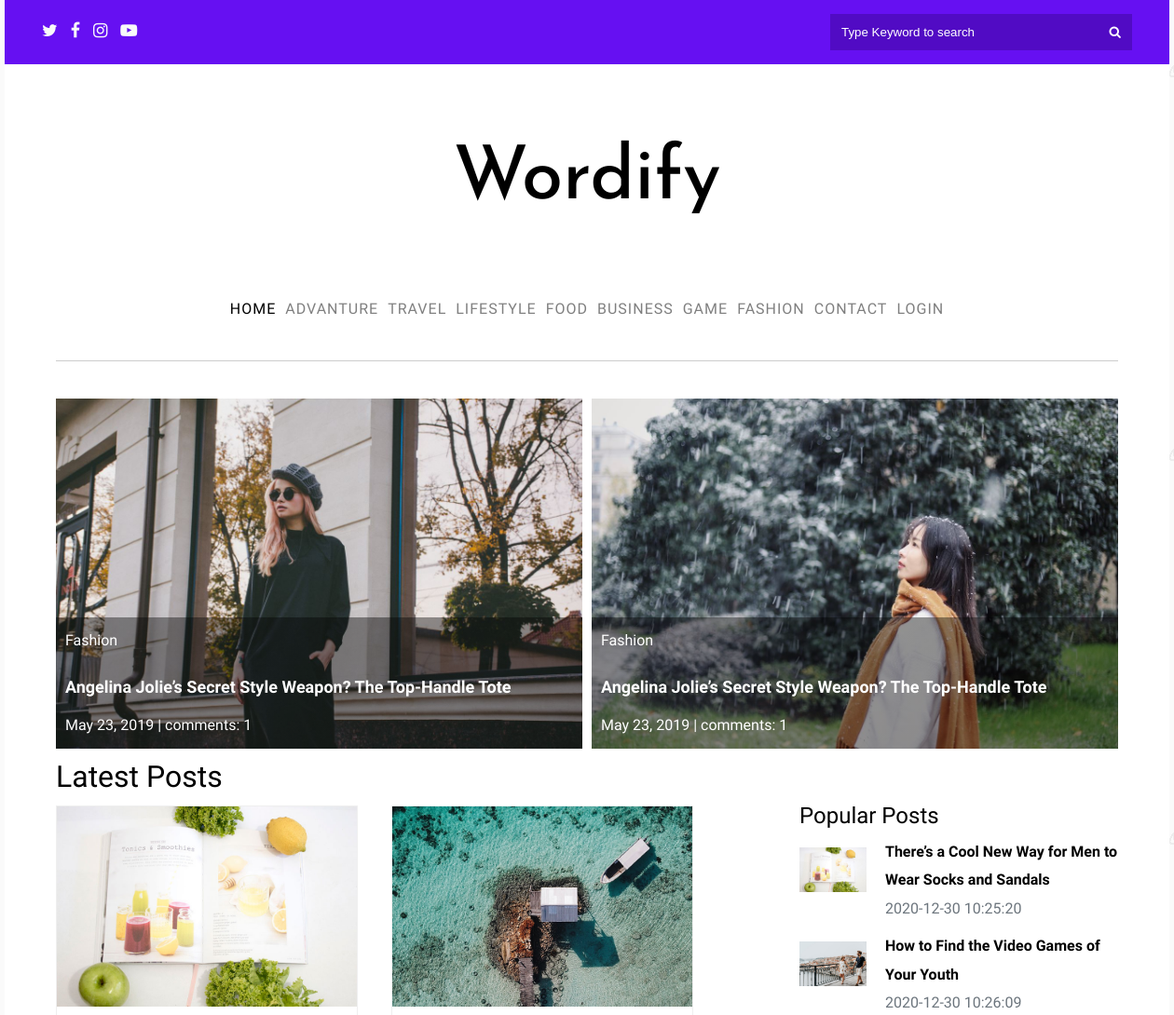
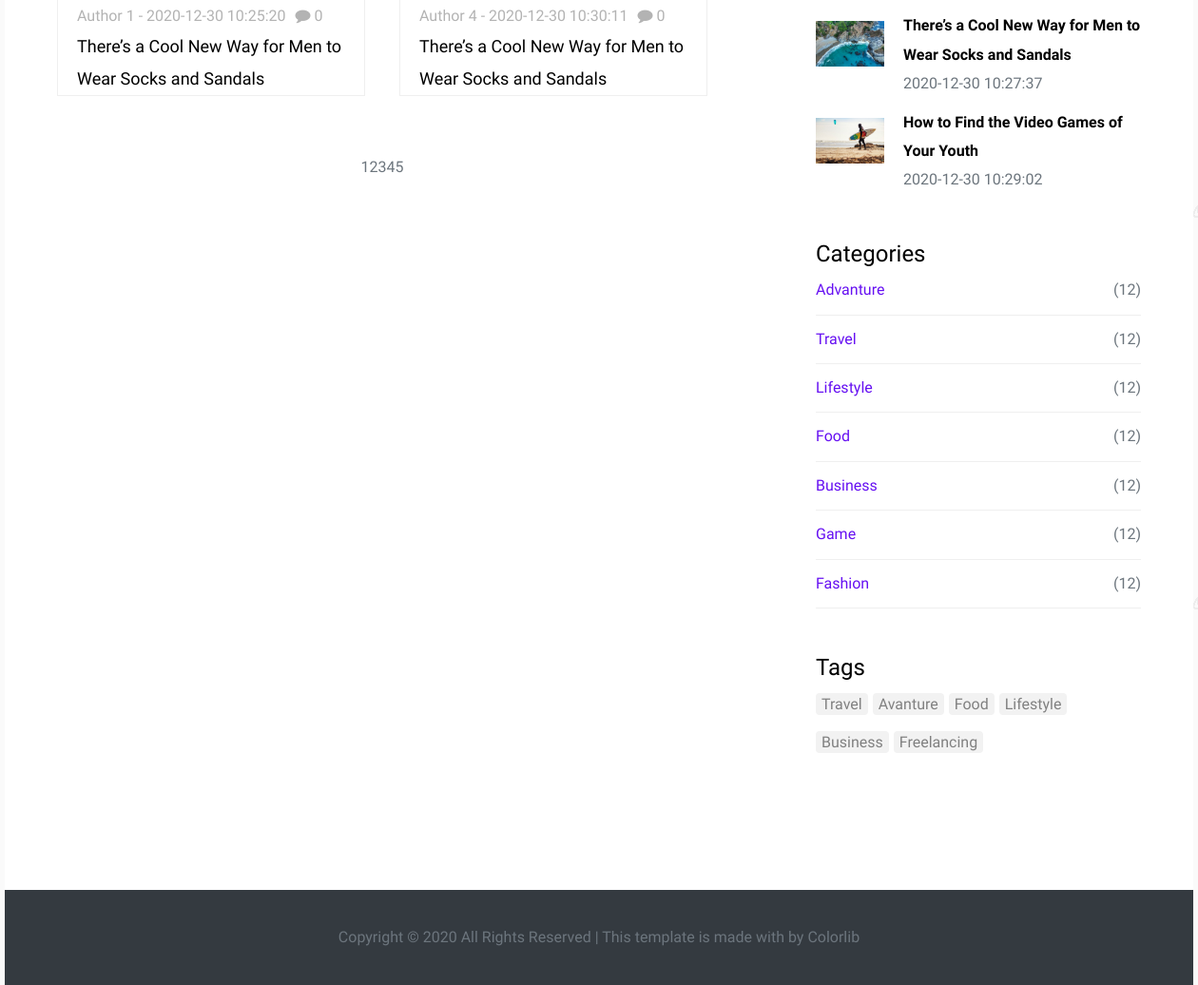
The app's page /category.php?category=1 with its own data (2 pictures, top to bottom).
### tables this page shows
CREATE TABLE `category` (
  `cat_id` int(11) NOT NULL,
  `cat_title` varchar(255) NOT NULL
);

CREATE TABLE `posts` (
  `post_id` int(11) NOT NULL,
  `post_category_id` int(11) NOT NULL,
  `post_title` varchar(255) NOT NULL,
  `post_author` varchar(255) NOT NULL,
  `post_date` datetime NOT NULL,
  `post_image` varchar(255) NOT NULL,
  `post_content` longtext NOT NULL,
  `post_tags` varchar(255) NOT NULL,
  `post_status` varchar(255) NOT NULL,
  `post_views_count` int(11) NOT NULL,
  `post_comment_count` int(11) NOT NULL
);

### category.php (the view, shortened to what this page needs)
<?php include "./includes/header.php" ?>
<?php include "./includes/navigation.php" ?>
<div class="container">
    <div class="top-blog">
        <div class="top-blog__box">
            <div class="group-image">
                <img src="./images/valerie-elash-1252873-unsplash.jpg" alt="">
                <div class="footer">
                    <p class="footer__cat">Fashion</p>
                    <h1 class="footer__title">
                        <a href="#">Angelina Jolie’s Secret Style Weapon? The Top-Handle Tote</a>
                    </h1>
                    <p class="footer__date">May 23, 2019 | comments: 1</p>
                </div>
            </div>
        </div>
        <div class="top-blog__box">
            <div class="group-image">
                <img src="./images/raychan-1213972-unsplash.jpg" alt="">
                <div class="footer">
                    <p class="footer__cat">Fashion</p>
                    <h1 class="footer__title">
                        <a href="#">Angelina Jolie’s Secret Style Weapon? The Top-Handle Tote</a>
                    </h1>
                    <p class="footer__date">May 23, 2019 | comments: 1</p>
                </div>
            </div>
        </div>
    </div>
</div>
<div class="main-box">
    <div class="container">
        <div class="home-page">
            <h1>Latest Posts</h1>
            <div class="row">
                <?php
                if (isset($_GET['category'])) {
                    $post_category_id = $_GET['category'];
                }
                $query = "SELECT * FROM posts where post_category_id = $post_category_id";
                $select_all_post = mysqli_query($connection, $query);
                while ($row = mysqli_fetch_assoc($select_all_post)) {
                    $post_id = $row['post_id'];
                    $post_author = $row['post_author'];
                    $post_title = $row['post_title'];
                    $post_image = $row['post_image'];
                    $post_comment_count = $row['post_comment_count'];
                    $post_date = $row['post_date'];
                ?>
                    <div class="col-2">
                        <a href="post.php?p_id=<?php echo $post_id ?>">
                            <div class="img-group">
                                <img src="./images/<?php echo $post_image ?>" alt="">
                            </div>
                            <p class="persionnal"><?php echo $post_author ?> - <?php echo $post_date ?><i class="fa fa-comment" aria-hidden="true"></i> <?php echo $post_comment_count ?></p>
                            <h2 class="title"><?php echo $post_title; ?></h2>
                        </a>
                    </div>
                <?php } ?>
            </div>
            <ul class="pager">
                <li>1</li>
                <li>2</li>
                <li>3</li>
                <li>4</li>
                <li>5</li>
            </ul>
        </div>
    </div>
    <?php include "./includes/sidebar.php" ?>
</div>
<?php include "./includes/footer.php" ?>

### includes/navigation.php
<nav class="nav">
    <div class="container">
        <div class="top-menu">
            <h1><a href="index.php">Wordify</a></h1>
            <ul class="main-nav">
                <li><a href="index.php" class="active">home</a></li>
                <?php
                $query = "SELECT * FROM category";
                $select_category_query = mysqli_query($connection, $query);
                while ($row = mysqli_fetch_assoc($select_category_query)) {
                    $cat_id = $row['cat_id'];
                    $cat_title = $row['cat_title'];
                    echo "<li><a href='category.php?category=$cat_id'>$cat_title</a></li>";
                }
                ?>
                <li><a href="#">contact</a></li>
                <li><a href="login.php">Login</a></li>
            </ul>
        </div>
        <div class="border"></div>
    </div>
</nav>

### includes/sidebar.php (shortened to what this page needs)
<div class="container">
    <div class="group-sidebar">
        <div class="sidebar">
            <h2>Popular Posts</h2>
            <?php
            $query = "SELECT * FROM posts where post_views_count <= 5 LIMIT 4";
            $select_top_post = mysqli_query($connection, $query);
            while ($row = mysqli_fetch_assoc($select_top_post)) {
                $post_id = $row['post_id'];
                $post_title = $row['post_title'];
                $post_date = $row['post_date'];
                $post_image = $row['post_image'];
            ?>
                <div class="col-1">
                    <div class="col-1__image">
                        <img src="./images/<?php echo $post_image; ?>" alt="">
                    </div>
                    <div class="col-1__title">
                        <a href="post.php?p_id=<?php echo $post_id; ?>" style="text-decoration: none; color: black">
                            <h3><?php echo $post_title; ?></h3>
                        </a>
                        <p class="date"><?php echo $post_date; ?></p>
                    </div>
                </div>
            <?php
            }
            ?>
        </div>
        <div class="group-categories">
            <h2>Categories</h2>
            <?php
            $query = "SELECT * FROM category";
            $select_all_category = mysqli_query($connection, $query);
            while ($row = mysqli_fetch_assoc($select_all_category)) {
                $cat_id = $row['cat_id'];
                $cat_title = $row['cat_title'];
                echo "<div class='category'>
                        <a href='category.php?category=$cat_id'>$cat_title</a>
                        <span>(12)</span>
                    </div>";
            }
            ?>
        </div>
        <div class="group-tags">
            <h2>Tags</h2>
            <ul>
                <li><a href="#">Travel</a></li>
                <li><a href="#">Avanture</a></li>
                <li><a href="#">Food</a></li>
                <li><a href="#">Lifestyle</a></li>
                <li><a href="#">Business</a></li>
                <li><a href="#">Freelancing</a></li>
            </ul>
        </div>
    </div>
</div>

### css/style.css (style rules this page uses)
.nav { background-color: white; }
.top-menu h1 { font-family: "Josefin Sans", sans-serif; padding: 48px 0px 48px 0px; }
.top-menu h1 a { font-weight: 500; font-size: 80px; display: block; text-align: center; text-decoration: none; color: black; }
.top-menu .main-nav { display: flex; justify-content: center; }
.top-menu .main-nav li { list-style-type: none; margin-right: 5px; margin-left: 5px; }
.top-menu .main-nav li a { text-decoration: none; font-size: 16px; text-transform: uppercase; color: rgba(0, 0, 0, 0.5); letter-spacing: 1px; transition: 0.3s; }
.top-menu .main-nav li .active { color: black; }
.border { margin-top: 40px; width: 100%; height: 1px; background-color: rgba(0, 0, 0, 0.2); }
.top-blog { position: relative; display: flex; margin-top: 40px; }
.top-blog__box { overflow: hidden; width: 50%; height: 376px; margin-right: 10px; }
.top-blog__box:last-child { margin-right: 0; }
.top-blog__box .group-image { position: relative; width: 100%; height: 100%; }
.top-blog__box .group-image img { width: 100%; height: 100%; }
.top-blog .footer { overflow: hidden; position: absolute; left: 0; right: 0; bottom: 0; color: white; padding: 10px; background-image: linear-gradient(rgba(0, 0, 0, 0.4), rgba(0, 0, 0, 0.4)); width: 100%; }
.top-blog .footer__cat { font-size: 16px; }
.top-blog .footer__title a { text-decoration: none; color: white; font-size: 18px; }
.home-page { width: 60%; float: left; }
.home-page h1 { color: black; font-weight: 400; }
.home-page .row { display: flex; justify-content: space-between; flex-wrap: wrap; }
.home-page .row .col-2 { width: calc(100% / 2 - 20px); margin-bottom: 20px; border: 1px solid #efefef; }
.home-page .row .col-2 a { text-decoration: none; }
.home-page .row .col-2 .img-group { width: 100%; }
.home-page .row .col-2 .img-group img { width: 100%; }
.home-page .row .col-2 .persionnal { padding-left: 20px; color: #b3b3b3; }
.home-page .row .col-2 .persionnal i { margin-left: 10px; }
.home-page .row .col-2 .title { padding-left: 20px; font-size: 18px; color: black; font-weight: 500; }
.home-page .pager { margin-top: 40px; display: flex; justify-content: center; }
.home-page .pager li { cursor: pointer; list-style: none; }
.group-sidebar { overflow: hidden; width: 30%; float: right; margin-bottom: 50px; }
.sidebar { margin-top: 50px; margin-bottom: 40px; }
.sidebar h2 { font-weight: 400; color: black; }
.sidebar .col-1 { display: flex; margin-bottom: 10px; }
.sidebar .col-1__image { width: 90px; height: 60px; margin-right: 20px; margin-top: 10px; }
.sidebar .col-1__image img { width: 100%; height: auto; }
.sidebar .col-1__title { vertical-align: top; }
.sidebar .col-1__title h3 { vertical-align: top; font-size: 16px; width: 250px; }
.group-categories { margin-bottom: 40px; }
.group-categories h2 { color: black; font-weight: 400; }
.group-categories .category { display: flex; justify-content: space-between; padding-bottom: 10px; margin-bottom: 10px; border-bottom: 1px solid #efefef; }
.group-categories .category a { text-decoration: none; text-transform: capitalize; color: var(--mainBlue); }
.group-tags { margin-bottom: 40px; }
.group-tags h2 { color: black; font-weight: 400; }
.group-tags ul { display: flex; flex-wrap: wrap; }
.group-tags ul li { list-style: none; margin-right: 5px; margin-bottom: 10px; }
.group-tags ul li a { border-radius: 4px; padding: 2px 6px; text-decoration: none; color: gray; background: #f2f2f2; }
.main-box { clear: both; overflow: hidden; }
:root { --mainBlue: #6610f2; --mainBlueDark: #510bc4; --light: #f8f9fa; }
* { margin: 0; padding: 0; }
body { font-family: "Inconsolata", monospace; background: #ccc url(../images/photography.png) repeat; font-weight: 300; line-height: 1.9; color: #6c757d; }
.main-box { overflow: hidden; width: 1250px; margin: 0 auto; background-color: white; }
.container { width: 1140px; margin: 0 auto; }

### records on screen
category: cat_title "ADVANTURE", cat_title "Advanture"
category: cat_title "TRAVEL", cat_title "Travel"
category: cat_title "LIFESTYLE", cat_title "Lifestyle"
category: cat_title "FOOD", cat_title "Food"
category: cat_title "BUSINESS", cat_title "Business"
category: cat_title "GAME", cat_title "Game"
category: cat_title "FASHION", cat_title "Fashion"
posts: post_image (picture), post_author "Author 1", post_date "2020-12-30 10:25:20", post_comment_count "0", post_title "There’s a Cool New Way for Men to Wear Socks and Sandals"
posts: post_image (picture), post_author "Author 4", post_date "2020-12-30 10:30:11", post_comment_count "0", post_title "There’s a Cool New Way for Men to Wear Socks and Sandals"
posts: post_image (picture), post_title "How to Find the Video Games of Your Youth", post_date "2020-12-30 10:26:09"
posts: post_image (picture), post_title "There’s a Cool New Way for Men to Wear Socks and Sandals", post_date "2020-12-30 10:27:37"
posts: post_image (picture), post_title "How to Find the Video Games of Your Youth", post_date "2020-12-30 10:29:02"
